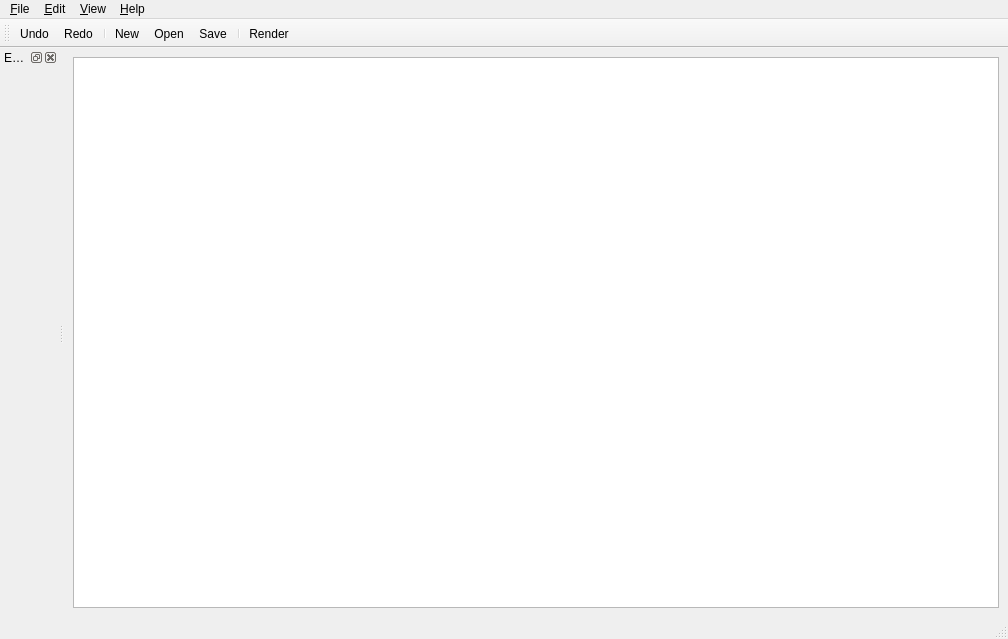
<?xml version="1.0" encoding="UTF-8"?>
<ui version="4.0">
 <class>MainWindow</class>
 <widget class="QMainWindow" name="MainWindow">
  <property name="geometry">
   <rect>
    <x>0</x>
    <y>0</y>
    <width>1008</width>
    <height>639</height>
   </rect>
  </property>
  <property name="windowTitle">
   <string>MainWindow</string>
  </property>
  <widget class="QWidget" name="centralwidget">
   <layout class="QHBoxLayout" name="horizontalLayout">
    <item>
     <widget class="QGraphicsView" name="view"/>
    </item>
   </layout>
  </widget>
  <widget class="QMenuBar" name="menubar">
   <property name="geometry">
    <rect>
     <x>0</x>
     <y>0</y>
     <width>1008</width>
     <height>22</height>
    </rect>
   </property>
   <widget class="QMenu" name="menu_File">
    <property name="title">
     <string>&amp;File</string>
    </property>
    <addaction name="action_New"/>
    <addaction name="action_Open"/>
    <addaction name="action_Save"/>
    <addaction name="action_Save_As"/>
    <addaction name="separator"/>
    <addaction name="action_Exit"/>
   </widget>
   <widget class="QMenu" name="menu_View">
    <property name="title">
     <string>&amp;View</string>
    </property>
    <addaction name="action_ShowCode"/>
    <addaction name="separator"/>
    <addaction name="action_Render"/>
   </widget>
   <widget class="QMenu" name="menuHelp">
    <property name="title">
     <string>&amp;Help</string>
    </property>
    <addaction name="actionAboutGraphDonkey"/>
    <addaction name="actionAboutGraphviz"/>
    <addaction name="actionAboutQt"/>
   </widget>
   <widget class="QMenu" name="menuEdit">
    <property name="title">
     <string>&amp;Edit</string>
    </property>
    <addaction name="action_Undo"/>
    <addaction name="action_Redo"/>
    <addaction name="separator"/>
    <addaction name="action_Select_All"/>
    <addaction name="action_Delete"/>
    <addaction name="separator"/>
    <addaction name="action_Copy"/>
    <addaction name="action_Paste"/>
    <addaction name="action_Cut"/>
   </widget>
   <addaction name="menu_File"/>
   <addaction name="menuEdit"/>
   <addaction name="menu_View"/>
   <addaction name="menuHelp"/>
  </widget>
  <widget class="QStatusBar" name="statusbar"/>
  <widget class="QDockWidget" name="graphvizDataDock">
   <property name="windowTitle">
    <string>Enter Graphviz Data:</string>
   </property>
   <attribute name="dockWidgetArea">
    <number>1</number>
   </attribute>
   <widget class="QWidget" name="graphvizData">
    <layout class="QVBoxLayout" name="verticalLayout_2"/>
   </widget>
  </widget>
  <widget class="QToolBar" name="toolBar">
   <property name="windowTitle">
    <string>toolBar</string>
   </property>
   <attribute name="toolBarArea">
    <enum>TopToolBarArea</enum>
   </attribute>
   <attribute name="toolBarBreak">
    <bool>false</bool>
   </attribute>
   <addaction name="actionUndo"/>
   <addaction name="actionRedo"/>
   <addaction name="separator"/>
   <addaction name="actionNew"/>
   <addaction name="actionOpen"/>
   <addaction name="actionSave"/>
   <addaction name="separator"/>
   <addaction name="actionRender"/>
  </widget>
  <action name="actionNew">
   <property name="text">
    <string>New</string>
   </property>
  </action>
  <action name="actionOpen">
   <property name="text">
    <string>Open</string>
   </property>
  </action>
  <action name="actionSave">
   <property name="text">
    <string>Save</string>
   </property>
  </action>
  <action name="actionRender">
   <property name="text">
    <string>Render</string>
   </property>
  </action>
  <action name="action_New">
   <property name="text">
    <string>&amp;New</string>
   </property>
   <property name="shortcutContext">
    <enum>Qt::ApplicationShortcut</enum>
   </property>
  </action>
  <action name="action_Open">
   <property name="text">
    <string>&amp;Open</string>
   </property>
   <property name="shortcutContext">
    <enum>Qt::ApplicationShortcut</enum>
   </property>
  </action>
  <action name="action_Save">
   <property name="text">
    <string>&amp;Save</string>
   </property>
   <property name="shortcutContext">
    <enum>Qt::ApplicationShortcut</enum>
   </property>
  </action>
  <action name="action_ShowCode">
   <property name="checkable">
    <bool>true</bool>
   </property>
   <property name="checked">
    <bool>true</bool>
   </property>
   <property name="text">
    <string>Show &amp;Code Editor</string>
   </property>
  </action>
  <action name="action_Render">
   <property name="text">
    <string>&amp;Render</string>
   </property>
   <property name="shortcutContext">
    <enum>Qt::ApplicationShortcut</enum>
   </property>
  </action>
  <action name="action_Save_As">
   <property name="text">
    <string>Save &amp;As</string>
   </property>
  </action>
  <action name="actionAboutGraphviz">
   <property name="text">
    <string>About &amp;Graphviz</string>
   </property>
  </action>
  <action name="actionAboutQt">
   <property name="text">
    <string>About &amp;Qt</string>
   </property>
  </action>
  <action name="action_Select_All">
   <property name="text">
    <string>&amp;Select All</string>
   </property>
  </action>
  <action name="action_Copy">
   <property name="text">
    <string>&amp;Copy</string>
   </property>
  </action>
  <action name="action_Paste">
   <property name="text">
    <string>&amp;Paste</string>
   </property>
  </action>
  <action name="action_Cut">
   <property name="text">
    <string>C&amp;ut</string>
   </property>
  </action>
  <action name="action_Delete">
   <property name="text">
    <string>&amp;Delete</string>
   </property>
  </action>
  <action name="action_Undo">
   <property name="text">
    <string>&amp;Undo</string>
   </property>
  </action>
  <action name="action_Redo">
   <property name="text">
    <string>&amp;Redo</string>
   </property>
  </action>
  <action name="actionUndo">
   <property name="text">
    <string>Undo</string>
   </property>
  </action>
  <action name="actionRedo">
   <property name="text">
    <string>Redo</string>
   </property>
  </action>
  <action name="actionAboutGraphDonkey">
   <property name="text">
    <string>About Graph&amp;Donkey</string>
   </property>
  </action>
  <action name="action_Exit">
   <property name="text">
    <string>E&amp;xit</string>
   </property>
  </action>
 </widget>
 <resources/>
 <connections>
  <connection>
   <sender>action_ShowCode</sender>
   <signal>toggled(bool)</signal>
   <receiver>graphvizDataDock</receiver>
   <slot>setVisible(bool)</slot>
   <hints>
    <hint type="sourcelabel">
     <x>-1</x>
     <y>-1</y>
    </hint>
    <hint type="destinationlabel">
     <x>28</x>
     <y>335</y>
    </hint>
   </hints>
  </connection>
 </connections>
</ui>
